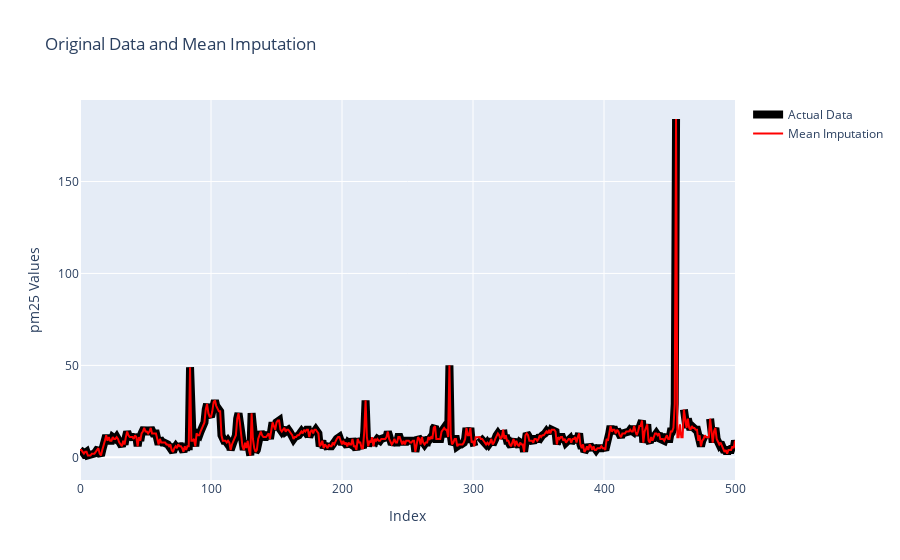

Source (notebook cell):
### Code cell
import pandas as pd
import plotly.graph_objects as go
from sklearn.impute import SimpleImputer

# Convert to numeric
df_Imp['pm25'] = pd.to_numeric(df_Imp['pm25'], errors='coerce')

# Perform mean imputation
imputer = SimpleImputer(strategy='mean')
sensorValues_mean = imputer.fit_transform(df_Imp['pm25'].values.reshape(-1, 1))

# Create a Figure for Plotly
fig = go.Figure()

# Add trace for actual data with red color and thicker line
fig.add_trace(go.Scatter(x=df_Imp.index, y=df_Imp['pm25'], mode='lines',
                         line=dict(color='black', width=8),
                         name='Actual Data'))

# Add trace for mean imputation with black color and normal line width
fig.add_trace(go.Scatter(x=df_Imp.index, y=sensorValues_mean.flatten(), mode='lines',
                         line=dict(color='red', width=2),
                         name='Mean Imputation'))

# Set x-axis range up to 500
fig.update_xaxes(range=[0, 500])

# Update layout
fig.update_layout(title='Original Data and Mean Imputation', xaxis_title='Index', yaxis_title='pm25 Values')

# Show the plot
fig.show()

### Figure 1 — Plotly figure (JSON) as saved in the notebook; plotly's stock layout.template omitted (floating-point values rounded to 4 significant figures; data arrays with more than 128 entries replaced by an {"elided": "..."} marker saying what was removed)
{"data": [{"line": {"color": "black", "width": 8}, "mode": "lines", "name": "Actual Data", "type": "scatter", "x": {"elided": "8176 int values"}, "y": {"elided": "8176 int values"}}, {"line": {"color": "red", "width": 2}, "mode": "lines", "name": "Mean Imputation", "type": "scatter", "x": {"elided": "8176 int values"}, "y": {"elided": "8176 float values"}}], "layout": {"autosize": true, "title": {"text": "Original Data and Mean Imputation"}, "xaxis": {"range": [0, 500], "title": {"text": "Index"}, "type": "linear"}, "yaxis": {"autorange": true, "range": [-12.33, 194.3], "title": {"text": "pm25 Values"}, "type": "linear"}}}
